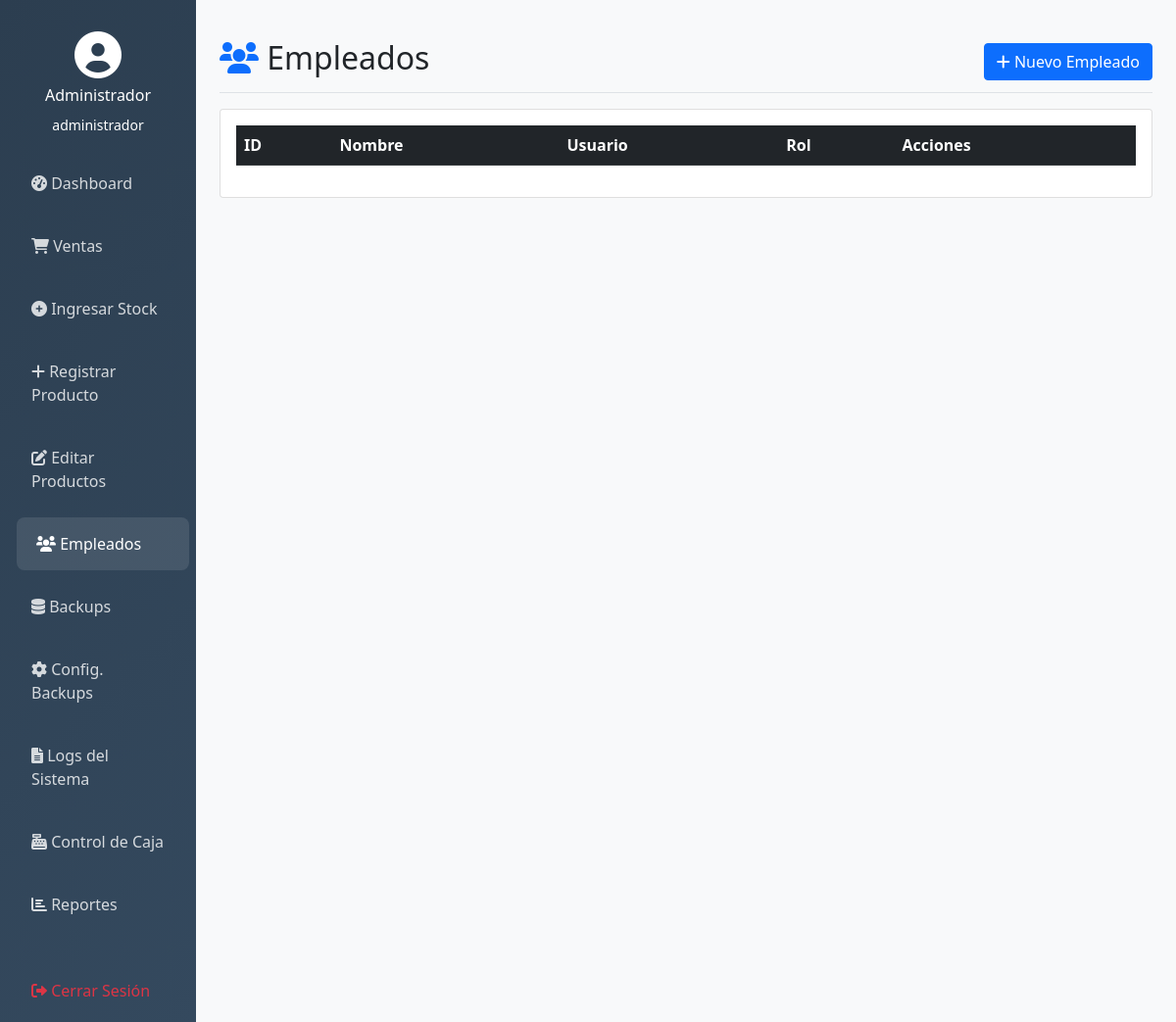
Page /empleados_mysql.php (signed in) on the earlier database version.
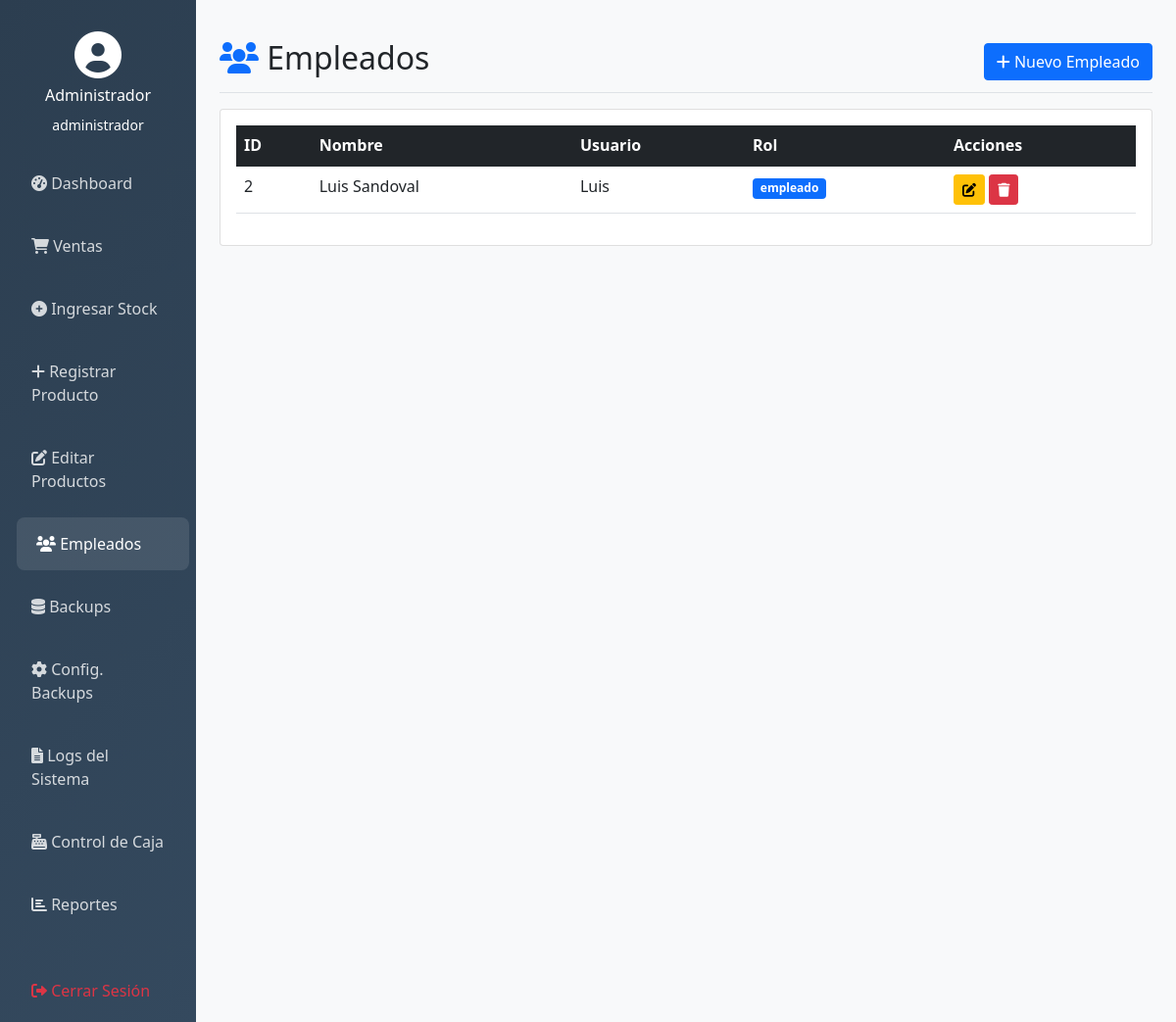
Same page on the later database version.
### tables this page shows
CREATE TABLE `empleados` (
  `id` int(11) NOT NULL AUTO_INCREMENT,
  `nombre` varchar(100) NOT NULL,
  `usuario` varchar(50) NOT NULL,
  `password` varchar(255) NOT NULL,
  `rol` enum('administrador','empleado') DEFAULT 'empleado',
  `activo` tinyint(1) DEFAULT 1,
  `created_at` timestamp NOT NULL DEFAULT current_timestamp(),
  PRIMARY KEY (`id`),
  UNIQUE KEY `usuario` (`usuario`)
);

### empleados_mysql.php (the view, shortened to what this page needs)
<?php
$db = getDB();
$empleados = $db->query("SELECT * FROM empleados WHERE activo = TRUE AND id != 1 ORDER BY nombre")->fetchAll();
?>
<!DOCTYPE html>
<html lang="es">
<head>
    <link href="https://cdn.jsdelivr.net/npm/bootstrap@5.1.3/dist/css/bootstrap.min.css" rel="stylesheet">
    <link rel="stylesheet" href="https://cdnjs.cloudflare.com/ajax/libs/font-awesome/6.0.0/css/all.min.css">
</head>
<body>
    <div class="container-fluid">
        <div class="row">
            <?php include 'sidebar.php'; ?>
            <main class="col-md-9 ms-sm-auto col-lg-10 px-md-4 py-4">
                <div class="d-flex justify-content-between align-items-center pt-3 pb-2 mb-3 border-bottom">
                    <h1 class="h2"><i class="fas fa-users text-primary"></i> Empleados</h1>
                    <button class="btn btn-primary" data-bs-toggle="modal" data-bs-target="#modalEmpleado" onclick="nuevoEmpleado()">
                        <i class="fas fa-plus"></i> Nuevo Empleado
                    </button>
                </div>
                <div class="card">
                    <div class="card-body">
                        <div class="table-responsive">
                            <table class="table table-hover">
                                <thead class="table-dark">
                                    <tr>
                                        <th>ID</th>
                                        <th>Nombre</th>
                                        <th>Usuario</th>
                                        <th>Rol</th>
                                        <th>Acciones</th>
                                    </tr>
                                </thead>
                                <tbody>
                                    <?php foreach ($empleados as $e): ?>
                                        <tr>
                                            <td><?php echo $e['id']; ?></td>
                                            <td><?php echo htmlspecialchars($e['nombre']); ?></td>
                                            <td><?php echo htmlspecialchars($e['usuario']); ?></td>
                                            <td><span class="badge bg-<?php echo $e['rol'] == 'administrador' ? 'danger' : 'primary'; ?>"><?php echo $e['rol']; ?></span></td>
                                            <td>
                                                <button class="btn btn-sm btn-warning" onclick="editarEmpleado(<?php echo htmlspecialchars(json_encode($e)); ?>)" data-bs-toggle="modal" data-bs-target="#modalEmpleado">
                                                    <i class="fas fa-edit"></i>
                                                </button>
                                                <form method="POST" style="display:inline;" onsubmit="return confirm('¿Desactivar empleado?')">
                                                    <button type="submit" class="btn btn-sm btn-danger">
                                                        <i class="fas fa-trash"></i>
                                                    </button>
                                                </form>
                                            </td>
                                        </tr>
                                    <?php endforeach; ?>
                                </tbody>
                            </table>
                        </div>
                    </div>
                </div>
            </main>
        </div>
    </div>
</body>
</html>

Differences in the rows shown:
added empleados: id "2", nombre "Luis Sandoval", usuario "Luis", rol "empleado"
